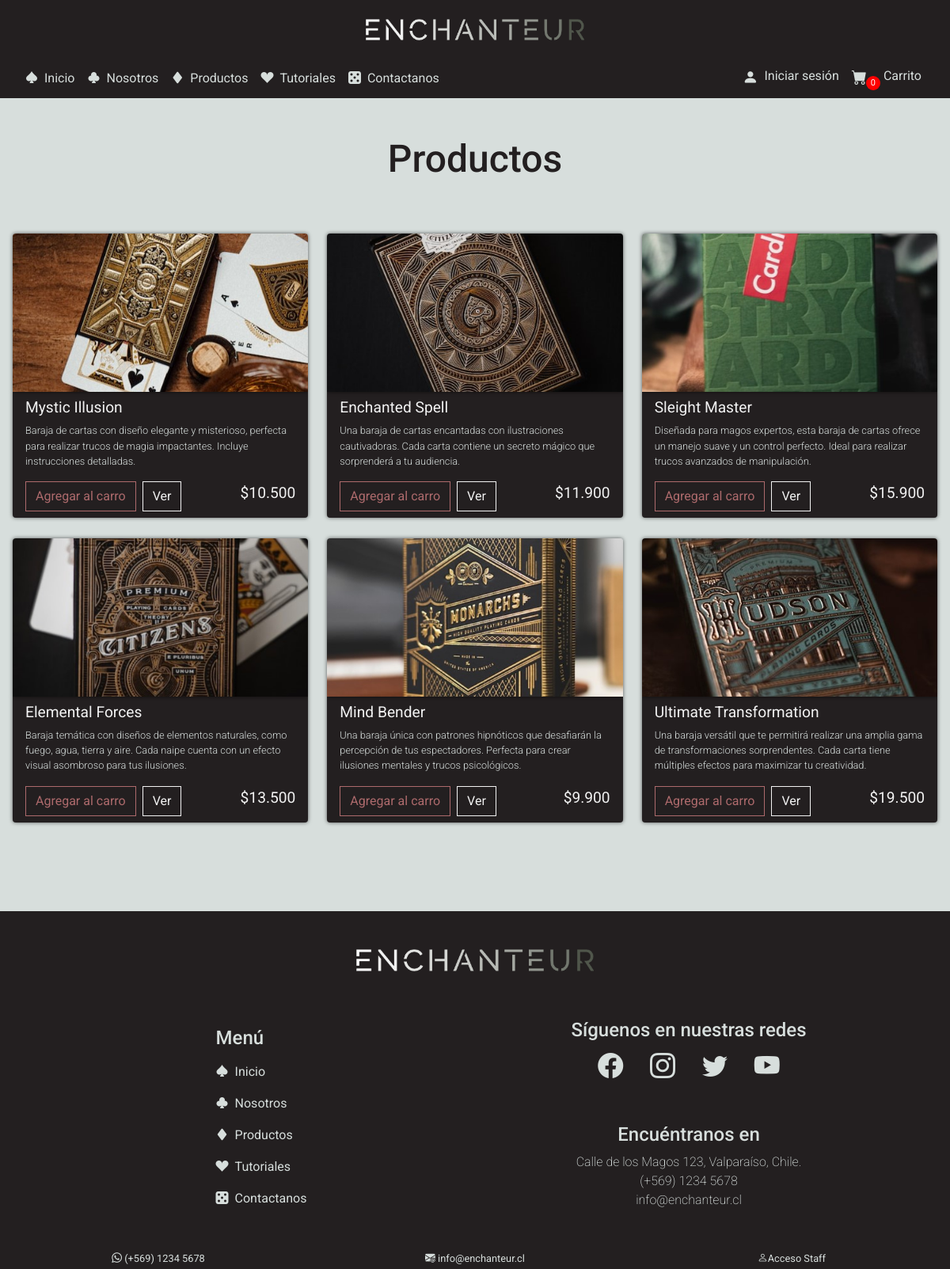
The page /store/ on the database as committed earlier.
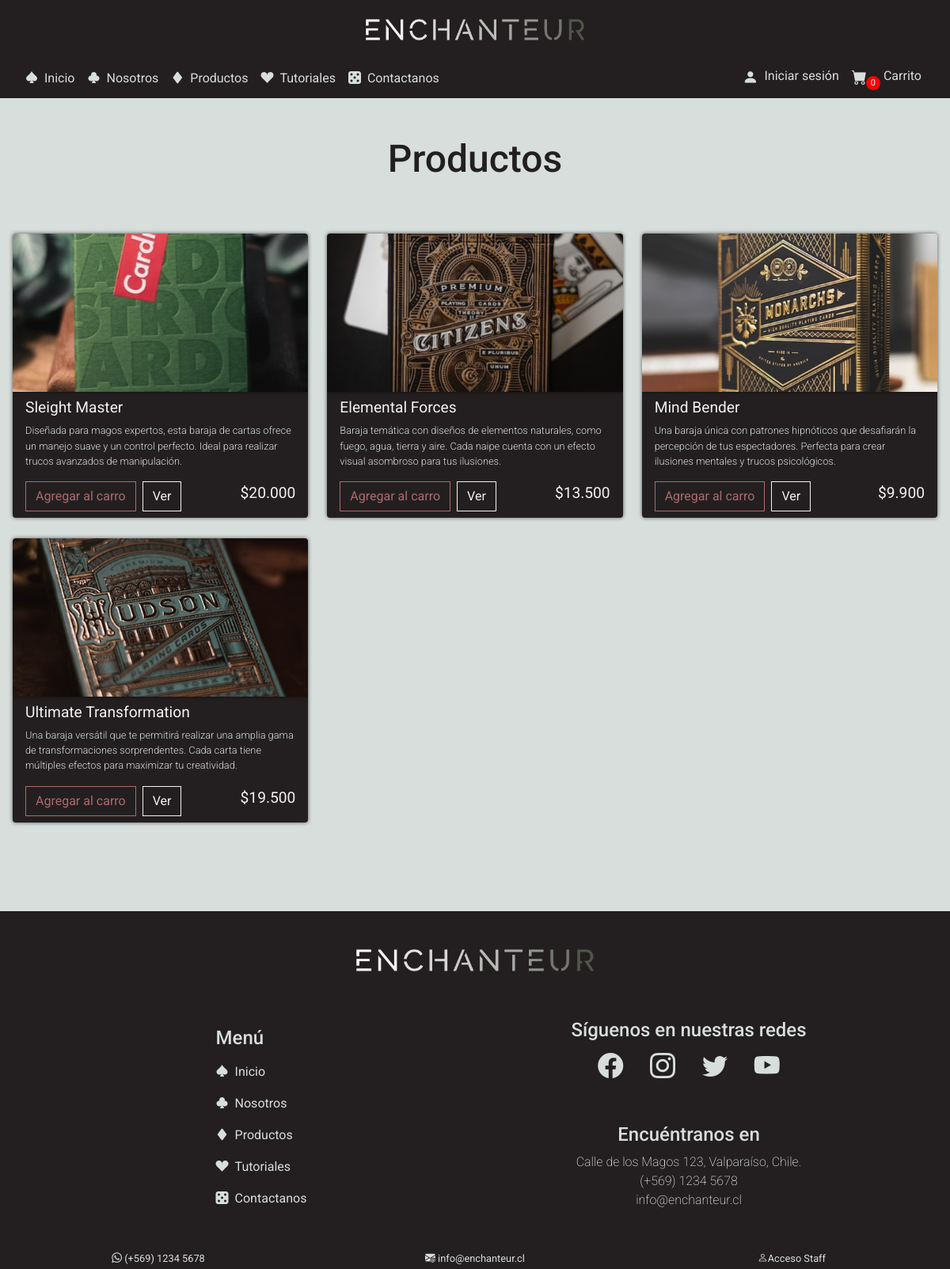
The same page on the database as committed later.
### store/models.py (models this page shows, shortened)
class Product(models.Model):
    name = models.CharField(max_length = 200, null=True)
    description = models.CharField(max_length = 200, null=True)
    price = models.IntegerField()
    image = models.ImageField(null=True, blank=True)

### store/views.py (the view)
# urls.py: path('', include('store.urls')),
def store(request):
    if request.user.is_authenticated:
        customer = request.user.customer
        order, created = Order.objects.get_or_create(customer = customer, complete = False)
        items = order.orderitem_set.all()
        cartItems = order.get_cart_items
    else:
        cookieData = cookieCart(request)
        cartItems = cookieData['cartItems']
    products = Product.objects.all()
    context = {'products': products, 'cartItems': cartItems}
    return render(request, 'store/store.html', context)

### store/utils.py (called while the page is built, shortened)
def cookieCart(request):
    try:
        cart = json.loads(request.COOKIES['cart'])
    except:
        cart = {}
    print('CART: ', cart)
    items = []
    order = {'get_cart_total':0, 'get_cart_items':0}
    cartItems = order['get_cart_items']
    return {'cartItems': cartItems, 'order': order, 'items': items}

### store/templates/store/store.html
{% extends 'store/main.html' %}
{% load static %}
{% load humanize %}
{% block content %}
<div class="bg-products py-5">
    <div class="container">
        <div class="row">
            <div class="col-12">
                <h1 class="text-center title-dark">
                    Productos
                </h1>
            </div>
        </div>
    </div>
    <div class="container-fluid content-container py-lg-5 px-3">
        <div class="row products-shelf ">
            {% for product in products %}
            <div class="col-lg-4 col-md-6 col-12 pb-3">
                <div class="product-card">
                    <img class="thumbnail" src="{{product.image.url}}">
                    <div class="box-element product">
                        <h6 class="lead-light"><strong>{{product.name}}</strong></h6>
                        <p class="description">{{product.description}}
                        </p>
                        <div class="d-flex justify-content-between">
                            <div class="buttons d-flex gap-2">
                                <button class="box-text btn btn-outline-secondary add-btn update-cart"
                                    data-product="{{product.id}}" data-action="add">Agregar al carro</button>
                                <a class="box-text btn btn-outline-success" href="#">Ver</a>
                            </div>
                            <h4 class="price lead-light d-flex align-items-center"><strong>${{product.price|intcomma}}</strong></h4>
                        </div>
                    </div>
                </div>
            </div>
            {% endfor %}
        </div>
    </div>
</div>
{% endblock %}

### store/templates/store/main.html (shortened to what this page needs)
{% load static %}
<!DOCTYPE html>
<html lang="es">
<head>
    <link rel="stylesheet" href="{% static 'assets/css/reset.css' %}" />
    <link rel="stylesheet" href="{% static 'assets/css/normalize.css' %}" />
    <link rel="stylesheet" href="https://cdn.jsdelivr.net/npm/bootstrap-icons@1.10.4/font/bootstrap-icons.css">
    <link rel="stylesheet" href="{% static 'assets/css/style.css' %}" />
    <link rel="stylesheet" href="{% static 'assets/css/pages/products/products-main.css' %}">
    <link rel="stylesheet" href="{% static 'assets/css/custom.css' %}">
    <link rel="stylesheet" href="{% static 'assets/css/elements/buttons.css' %}">
    <link rel="stylesheet" href="{% static 'assets/css/header.css' %}">
    <link rel="stylesheet" href="{% static 'assets/css/nav/navbar.css' %}">
    <link rel="stylesheet" href="{% static 'assets/css/nav/offcanvasNavbar.css' %}">
    <link rel="stylesheet" href="{% static 'assets/css/footer/footer.css' %}">
    <link rel="stylesheet" href="{% static 'assets/css/typography/title.css' %}">
    <link rel="stylesheet" href="{% static 'assets/css/typography/lead.css' %}">
</head>
<body>
    <header>
        <div class="contact-bar container-fluid text-center py-1 fixed-bottom">
            <div class="row align-items-center">
                <div class="header-contact col">
                    <i class="icon-header bi bi-whatsapp"></i>
                    <a href="https://wa.me/56912345678" aria-label="Chatea por WhatsApp">(+569) 1234 5678</a>
                </div>
                <div class="header-contact col">
                    <i class="icon-header bi bi-envelope-at-fill"></i>
                    <a href="mailto:info@enchanteur.cl">
                        info@enchanteur.cl
                    </a>
                </div>
                <div class="header-contact accesoStaff col">
                    {% if user.is_authenticated %}
                    <a href="{% url 'manageView' %}" class="icon-header bi bi-person">Acceso Staff</a>
                    {% else %}
                    <a href="{% url 'admin:index' %}" class="icon-header bi bi-person">Acceso Staff</a>
                    {% endif %}
                </div>
            </div>
        </div>
        <a class="logo container-fluid justify-content-center  d-flex py-2" href="{% url 'home' %}">
            <img class="img-fluid" src="{% static 'assets/img/enchanteur-full-logo.png' %}" alt="Logo de Enchanteur">
        </a>
    </header>
    <nav class="navbar
navbar-expand-lg navbar-dark" id="navbar-top">
        <div class="container-fluid px-lg-4">
            <div class="nav-menu d-none d-lg-flex">
                <ul class="nav navbar-nav">
                    <li class="nav-item">
                        <a class="nav-link d-flex gap-2" aria-current="page" href="{% url 'home' %}"><i
                                class="bs bi-suit-spade-fill"></i>
                            Inicio</a>
                    </li>
                    <li class="nav-item">
                        <a class="nav-link d-flex gap-2" aria-current="page" href="{% url 'home' %}"><i
                                class="bs bi-suit-club-fill"></i>Nosotros</a>
                    </li>
                    <li class="nav-item">
                        <a class="nav-link d-flex gap-2" aria-current="Productos" href="{% url 'store' %}"><i
                                class="bs bi-suit-diamond-fill"></i>Productos</a>
                    </li>
                    <li class="nav-item">
                        <a class="nav-link d-flex gap-2" aria-current="page" href="{% url 'home' %}"><i
                                class="bs bi-suit-heart-fill"></i>Tutoriales</a>
                    </li>
                    <li class="nav-item">
                        <a class="nav-link d-flex gap-2" aria-current="page" href="{% url 'contact' %}"><i
                                class="bs bi-dice-5-fill"></i>Contactanos</a>
                    </li>
                </ul>
            </div>
            <div class="nav-shop me-1">
                <ul class="nav-shop navbar-nav flex-row gap-3 gap-lg-0">
                    <li class="nav-item">
                        <a class="nav-link d-none d-lg-flex gap-2" href="{% url 'login' %}"><i
                                class="bs bi-person-fill"></i>
                            <span class="d-none d-lg-flex">Iniciar sesión</span></a>
                    </li>
                    <li class="nav-item">
                        <a class="nav-link d-flex gap-1" id="nav-link-cart" href="{% url 'cart' %}">
                            <i class="bs bi-cart-fill"></i>
                            <div>
                                <span id="cart-total">{{cartItems}}</span>
                            </div>
                            <div>
                                <span class="d-none d-lg-flex" id="cart-link-text">Carrito</span>
                            </div>
                        </a>
                    </li>
                </ul>
            </div>
        </div>
    </nav>
    {% block content %}
    {% endblock content %}
    <footer>
        <div class="container-fluid p-5">
            <div class="navbar-brand logo-footer d-flex justify-content-center mb-5">
                <img class="img-fluid" src="{% static 'assets/img/enchanteur-full-logo.png' %}" alt="Logo" width="300">
            </div>
            <div class="footer-content container-fluid text-center">
                <div class="nav-menu-footer d-none d-lg-flex justify-content-center col">
                    <div>
                        <h1 class="footer-title text-start">Menú</h1>
                        <ul class="nav navbar-nav">
                            <li class="nav-item">
                                <a class="nav-link d-flex gap-2" aria-current="page" href="pages\login.html"><i
                                        class="bs bi-suit-spade-fill"></i>
                                    Inicio</a>
                            </li>
                            <li class="nav-item">
                                <a class="nav-link d-flex gap-2" aria-current="page" href="#aboutus"><i
                                        class="bs bi-suit-club-fill"></i>Nosotros</a>
                            </li>
                            <li class="nav-item">
                                <a class="nav-link d-flex gap-2" aria-current="page" href="#carouselProducts"><i
                                        class="bs bi-suit-diamond-fill"></i>Productos</a>
                            </li>
                            <li class="nav-item">
                                <a class="nav-link d-flex gap-2" aria-current="page" href="#carouselTutorials"><i
                                        class="bs bi-suit-heart-fill"></i>Tutoriales</a>
                            </li>
                            <li class="nav-item">
                                <a class="nav-link d-flex gap-2" aria-current="page" href="pages/contact.html"><i
                                        class="bs bi-dice-5-fill"></i>Contactanos</a>
                            </li>
                        </ul>
                    </div>
                </div>
                <div class="footer-info d-lg-flex col">
                    <div class="rss">
                        <h1 class="footer-title text-center text-lg-start">Síguenos en nuestras redes</h1>
                        <div class="footer-rss d-flex justify-content-evenly">
                            <a href="#"><i class="bs bi-facebook"></i></a>
                            <a href="#"><i class="bs bi-instagram"></i></a>
                            <a href="#"><i class="bs bi-twitter"></i></a>
                            <a href="#"><i class="bs bi-youtube"></i></a>
                        </div>
                    </div>
                    <div class="info">
                        <h1 class="footer-title text-center">Encuéntranos en</h1>
                        <p>Calle de los Magos 123, Valparaíso, Chile.
                            <br>
                            (+569) 1234 5678
                            <br>
                            info@enchanteur.cl
                        </p>
                    </div>
                </div>
            </div>
    </footer>
</body>
</html>

### static/assets/css/pages/products/products-main.css (style rules this page uses)
.box-element { background-color: var(--bg-color-primary); border-radius: 4px; padding: 0.5rem 1rem; box-shadow: 0 0 5px 0 rgba(0,0,0,0.6); }
.thumbnail { width: 100%; height: 200px; object-fit: cover; border-radius: 4px 4px 0 0; box-shadow: 0 0 5px 0 rgba(0,0,0,0.6); }
.product { border-radius: 0 0 4px 4px; }
#cart-total { display: block; text-align: center; color:#fff; background-color: red; width: 24px; height: 23px; border-radius: 50%; font-size: 14px; text-decoration: none !important; }
.col-lg-4, .col-lg-6, .col-lg-8, .col-lg-12 { margin-top: 10px; }
.btn { border-radius: 0; }
.bg-products { width: 100%; background-color: var(--bg-color-secondary); }
.description { font-size: 0.8rem; font-weight: 300; color: var(--text-color-primary) }
.btn-outline-success { border-color: var(--text-color-accent); color: var(--text-color-accent); }
.btn-outline-secondary { border-color: var(--text-color-tertiary); color: var(--text-color-tertiary); }

### static/assets/css/custom.css (style rules this page uses)
* { --bg-color-primary: #231f20; --bg-color-secondary: #d7dedc; --bg-color-tertiary: #1a1818; --text-color-primary: #d7dedc; --text-color-secondary: #231f20; --text-color-tertiary: #ad6a6c; --text-color-accent: #f2f2f2; font-family: "roboto", sans-serif; }
body { background-color: var(--bg-color-primary); }

### static/assets/css/header.css (style rules this page uses)
header { background-color: var(--bg-color-primary); padding: 1rem 0; }
.contact-bar { font-size: 0.8rem; background-color: var(--bg-color-primary); }
.icon-header { color: var(--text-color-primary); }
.header-contact a { color: var(--text-color-primary); text-decoration: none; }
.logo { max-width: 200px; }
@media (min-width: 768px) { .logo { max-width: 25%; } }

### static/assets/css/nav/navbar.css (style rules this page uses)
.navbar { padding: 0.1rem 0 0.1rem 0; background-color: var(--bg-color-primary); top: 20; }
.nav-item a { color: var(--text-color-primary); }
.nav-shop i { font-size: 1.2rem; }
#cart-total { display: block; text-align: center; color: #fff; background-color: red; width: 18px; height: 18px; border-radius: 50%; font-size: 11px; text-decoration: none; margin-top: 12px; margin-left: -5px; padding-top: 1px; font-style: normal; }

### static/assets/css/footer/footer.css (style rules this page uses)
footer .container-fluid { min-height: 35vh; background-color: var(--bg-color-primary); }
footer .footer-title { font-size: 1.5rem; color: var(--text-color-primary); }
.info p { font-size: 1rem; color: var(--text-color-primary); font-weight: 200; }
.footer-rss i { font-size: 2rem; color: var(--text-color-primary); }
.footer-info { flex-direction: column; align-items: center; gap: 3rem; }
@media (min-width: 768px) { footer .footer-info { display: flex; flex-direction: column; align-items: center; justify-content: space-evenly; } }
@media (min-width: 992px) { .footer-content { display: flex; justify-content: space-between; align-items: center; } }

### static/assets/css/typography/title.css (style rules this page uses)
.title-dark { color: var(--text-color-secondary); font-size: 2.5rem; }
@media screen and (min-width: 768px) { .title-light, .title-dark { font-size: 3rem; } }

### static/assets/css/typography/lead.css (style rules this page uses)
.lead-light { color: var(--text-color-accent); font-size: 1.2rem; font-weight: 300; }

Rows that differ between the two databases and show on the page:
removed Product: image (picture), name "Mystic Illusion", description "Baraja de cartas con diseño elegante y misterioso, perfecta para realizar trucos de magia impactantes. Incluye instrucciones detalladas.", price "10.500"
removed Product: image (picture), name "Enchanted Spell", description "Una baraja de cartas encantadas con ilustraciones cautivadoras. Cada carta contiene un secreto mágico que sorprenderá a tu audiencia.", price "11.900"
changed Product "Sleight Master": price "15.900" → "20.000"
